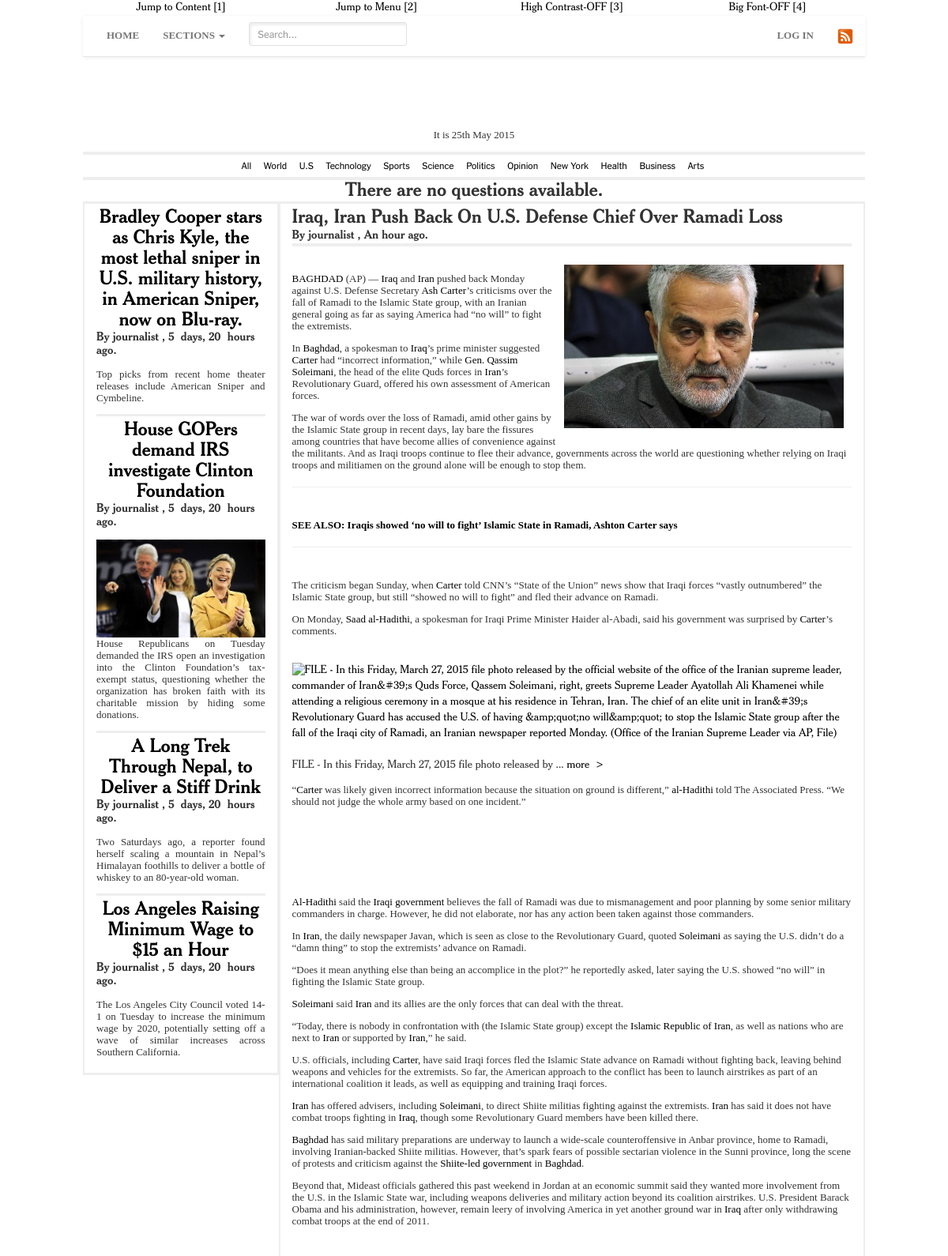
The app's page /newspaper/news/35/ (upper part), older data.
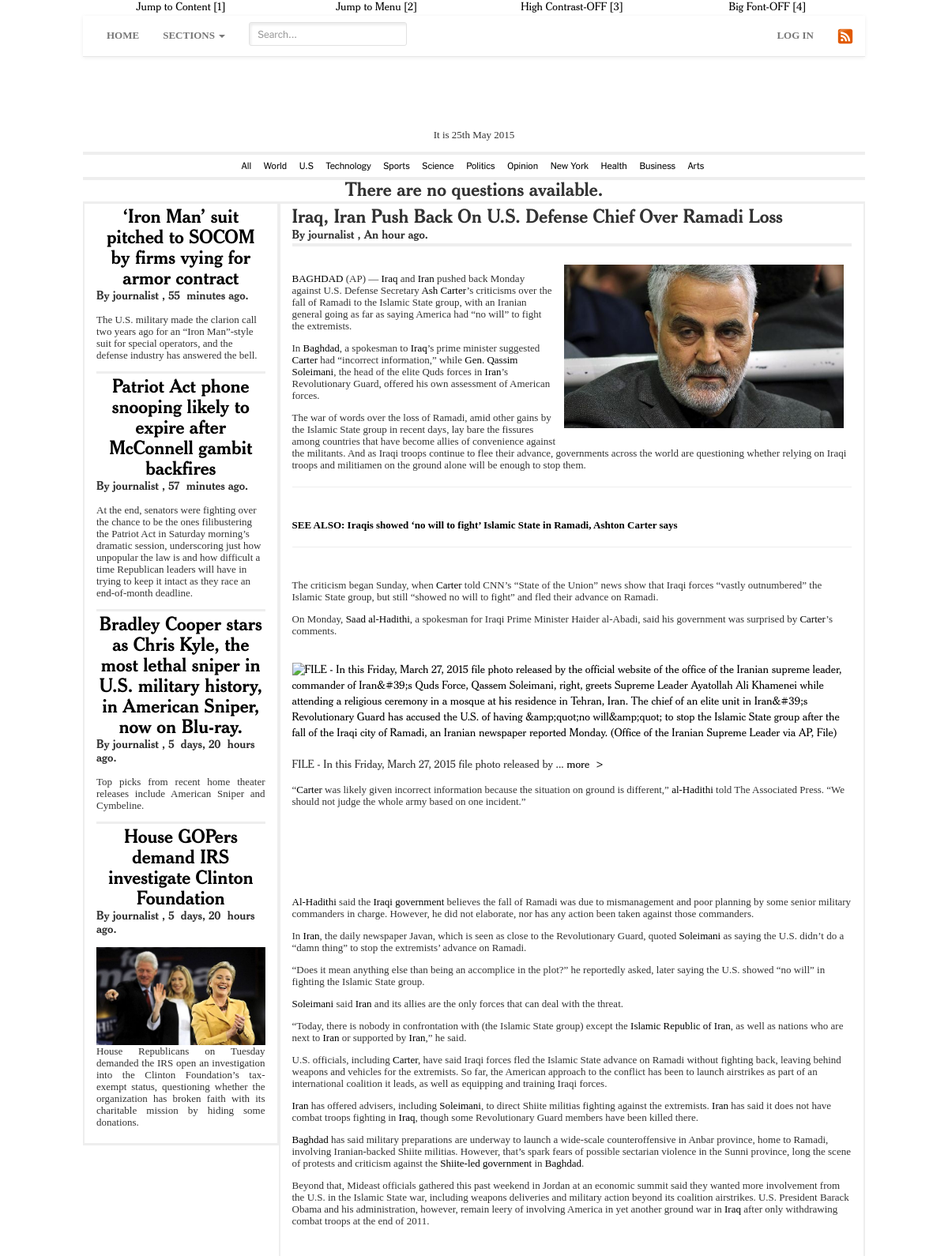
The same page, newer data.
### newspaper/models/section.py (models this page shows, shortened)
class Section(models.Model):
	title = models.CharField(max_length=50, verbose_name=_("Title"), )
	image = models.ImageField(verbose_name=_("Image"),upload_to = 'documents/imagen/sections/%Y/%m/%d/', null=True, blank=True, default=None)
	class Meta:
		ordering = ['-title']
		verbose_name = _("Section")
		verbose_name_plural = _("Sections")
	def getSubSections(self):
		try:
			return SubSection.objects.filter(sections = self.id)
		except:
			return []

### newspaper/models/news.py (models this page shows)
class News(models.Model):
	title = models.CharField(max_length=500, verbose_name=_("Title"), )
	subtitle = models.TextField(verbose_name=_("Subtitle"), null=False, blank=False, )
	description = models.TextField(verbose_name=_("Description"), )
	author = models.ForeignKey("newspaper.Journalist", verbose_name=_("Author"), on_delete=models.CASCADE, )
	dating_news = models.DateTimeField(default=datetime.now,verbose_name=_("Dating News"), )
	subsection = models.ForeignKey("newspaper.SubSection", verbose_name=_("SubSection"), on_delete=models.CASCADE, )
	image = models.ImageField(verbose_name=_("Image"),upload_to = 'documents/imagen/news/%Y/%m/%d/', null=True, blank=True, default=None)
	video = models.FileField(verbose_name=_("Video"), upload_to = 'documents/video/news/%Y/%m/%d', null=True, blank=True,)
	comments = models.ManyToManyField('newspaper.Comment', verbose_name=_("Comments"), null=True, blank=True)
	def __unicode__(self):
		return self.title
	class Meta:
		ordering = ['-dating_news']
		verbose_name = _("News")
		verbose_name_plural = _("News")

### newspaper/models/userAuthenticated.py (models this page shows, shortened)
class UserAuthenticated(AbstractUser, User):
	profile_image = models.ImageField(verbose_name=_("Profile Image"),upload_to = 'documents/imagen/profile_image/%Y/%m/%d', null=True, blank=True, default=None)
	class Meta:
		db_table = 'auth_user'
		ordering = ['-first_name']
		verbose_name = _("User Authenticated")
		verbose_name_plural = _("Users Authenticated")
		permissions = (
						("access_manager", "Access Manager"),
                      )

### newspaper/views/user/news.py (the view, shortened to what this page needs)
@csrf_protect
def viewNews(request, id_news):
	message = None
	news = None
	try:
		news = News.objects.get(id = id_news)
	except:
		message = Message(TextMessage.NEWS_NOT_FOUND, TypeMessage.ERROR)
	sections = []
	sections = Section.objects.filter()
	try:
		sections = Section.objects.all()
		sec  = getSections(news)
		news_all = []
		for i in sec:
			for k in getNewsFromSection(i):
				if k.id != news.id:
					news_all.append(k)
	except:
		pass
	news_all = filterList(news_all, 1, 4)
	form = PartialCommentForm()
	contex = {'message': message,
			  'form': form,
			  'sections':sections,
			  'news': news,
			  'news_all': news_all}
	return render(request, 'newspaper/user/news.html', contex)

### newspaper/forms/comment.py (shortened to what this page needs)
class PartialCommentForm(ModelForm):
	class Meta:
		model= Comment
		fields  = [ 'text','image']
		widgets = {
			'text': Textarea(attrs={'required': 'required'}),
		}

### newspaper/utils/news.py (called while the page is built)
def getSections(news):
	sections = []
	subsection = SubSection.objects.get(id = news.subsection_id)
	for i in subsection.sections.all():
		sections.append(i)
	return sections

def getNewsFromSection(section):
	subsections_all = SubSection.objects.all()
	subsections = []
	for i in subsections_all:
		belongs_section = False
		for k in i.sections.all():
			if section.id == k.id:
				belongs_section = True
		if belongs_section:
			subsections.append(i)
	news_all = News.objects.all()
	news = []
	for i in news_all:
		belongs_subsection = False
		for k in subsections:
			if i.subsection_id == k.id:
				belongs_subsection = True
		if belongs_subsection:
			news.append(i)
	return news

### newspaper/utils/tools.py (called while the page is built)
def filterList(list, index=0, tam=0):
	if index <= 0:
		return list[:tam]
	if index == None:
		index = 1
	if tam <= 0:
		return list
	list_return = list[(index*tam)-tam:index * tam]
	return list_return

### newspaper/templates/newspaper/user/news.html (shortened to what this page needs)
{% extends 'newspaper/user/home.html' %}
{% load i18n %}
{% load humanize %}
{% block news %}
	{% if news_all|length == 0 %}
	<div class="col-md-3 dividers hidden-xs hidden">
	{% else %}
	<div class="col-md-3 dividers hidden-xs">
	{% endif %}
	<div class="container-fluid">
	<div class="row">
		<ul>
			{% for i in news_all %}
			<li>
				<div>
					<center>
						<a href="/newspaper/news/{{i.id}}/" title="{{ i.title }}">
							<h1>{{ i.title }}</h1>
						</a>
					</center>
					<h3>
						{% trans "By" %} {{ i.author }} , {{ i.dating_news|naturaltime|capfirst }}.
					</h3>
					<p>
						{% if i.image != '' %}
						<figure>
							<a href="{{ i.image.url }}" class="boxer" title="{{ i.title }}" data-gallery="galleryOthesNews">
							    <img class="img-responsive fill" src="{{ i.image.url }}"/>
							</a>
						</figure>
						{% endif %}
						<p class="text-justify">{{ i.subtitle|safe }}</p>
					</p>
				</div>
			</li>
			{% if forloop.last == False %}
			<hr class="divider-lite">
			{% endif %}
			{% endfor %}
		</ul>
	</div>
	</div>
	</div>
	{% if news_all|length == 0 %}
	<div class="col-md-12 dividers">
	{% else %}
	<div class="col-md-9 dividers">
	{% endif %}
	<div id="news" class="container-fluid">
	<div class="row">
		<div class="row">
		<div class="col-md-11">
			<h1 id="index" >{{ news.title|title }}</h1>
		</div>
		<div class="col-md-1">
			<h1 id="print" class="pointer text-right">
				<span class="glyphicon glyphicon-print"></span>
			</h1>
		</div>
		</div>
		<h3>{% trans "By" %} {{ news.author }} , {{ news.dating_news|naturaltime|capfirst }}.</h3>
		<hr class="divider">
		<div>
			<p class="text-justify">
				{% if news.image != '' %}
					<figure class="img-float-right">
						<a href="{{ news.image.url }}" class="boxer" title="{{ news.title }}" data-gallery="gallery">
						    <img class="img-responsive" src="{{ news.image.url }}"/>
						</a>
					</figure>
				{% endif %}
				<p class="text-justify">{{ news.description|safe|linebreaks }}</p>
		</div>
	</div>
	</div>
	</div>
{% endblock %}

### newspaper/templates/newspaper/user/home.html (shortened to what this page needs)
{% extends 'newspaper/_base.html' %}
{% load i18n %}
{% load humanize %}
{% block body %}
	{% block menu-barner %}
	<center>
	    <svg class="nyt-logo" width="100%" height="64" role="img" aria-label="The New York Times">
	        <image width="100%" height="64" xlink:href="/static/newspaper/img/logos/logo.png" src="/static/newspaper/img/logos/logo.png" alt="The New York Times" border="0" class="img-responsive">
	        </image>
	    </svg>
    	<ul class="masthead-menu">
    		<li id="date">
    			{% trans "It is" %} {% now "jS F Y" %}
    		</li>
		</ul>
	</center>
	{% endblock %}
	{% block menu-sections %}
	<hr class="divider">
		<nav id="mini-navigation" class="mini-navigation">
	    <ul class="mini-navigation-menu">
				<li>
	        		<a href="/newspaper/home/">{% trans "All" %}</a>
	        	</li>
			{% for i in sections %}
				<li>
	            	<a href="/newspaper/home/section={{ i.id }}/">{{ i.title }}</a>
	        	</li>
			{% endfor %}
		</ul>
	    </nav>
	<hr class="divider">
	{% endblock %}
	{% block container %}
	<div class="container-fluid">
	<div class="row">
			{% if most_popular|length > 0 %}
			{% block carousel %}
						<!-- Carousel
				================================================== -->
				<div id="myCarousel" class="carousel slide" data-ride="carousel">
					<ol class="carousel-indicators">
						{% for i in most_popular %}
						<li data-target="#myCarousel" data-slide-to="{{ forloop.counter0 }}" ></li>
						{% endfor %}
					</ol>
					<div class="carousel-inner">
						{% for i in most_popular %}
							{% if forloop.counter0 == 0 %}
							<div class="item active">
							{% else %}
							<div class="item">
							{% endif %}
							{% if i.image %}
								<div>
									<img src="{{ i.image.url }}" alt="{{ i.title }}">
									<div class="container">
										<div class="carousel-caption">
											<div class="box-text">
												<a href="/newspaper/news/{{i.id}}/"><h1>{{ i.title }}</h1></a>
												<p class="text-center">
													{{ i.subtitle|safe }}
												</p>
											</div>
										</div>
									</div>
								</div>
							{% endif %}
							</div>
						{% endfor %}
					</div>
					<a class="left carousel-control" href="#myCarousel" data-slide="prev"><span class="glyphicon glyphicon-chevron-left"></span></a>
					<a class="right carousel-control" href="#myCarousel" data-slide="next"><span class="glyphicon glyphicon-chevron-right"></span></a>
					<hr class="divider">
				</div>
			{% endblock %}
			{% else %}
				<h1 class="text-center">{% trans "There are no questions available." %}</h1>
			{% endif %}
			{% block news %}{% endblock %}
	</div>
	</div>
	{% endblock %}
{% endblock %}

### newspaper/templates/newspaper/_base.html (shortened to what this page needs)
{% load i18n %}
<!DOCTYPE html>
<html lang="en">
	<head>
		<link rel="stylesheet" href="{{ STATIC_URL }}newspaper/frameworks/bootstrap/css/bootstrap.min.css">
		<link rel="stylesheet" href="{{ STATIC_URL }}newspaper/frameworks/bootstrap/css/bootstrap-theme.min.css" >
		<link rel="stylesheet" type="text/css" href="{{ STATIC_URL }}/newspaper/frameworks/glyphicons/css/bootstrap.icon-large.min.css">
		<link rel="stylesheet" href="{{ STATIC_URL }}newspaper/frameworks/jquery/jquery_alerts/resources/css/jquery.toastmessage.css">
		<link rel="stylesheet" href="{{ STATIC_URL }}newspaper/frameworks/jquery-ui/jquery-ui.min.css">
		<link rel="stylesheet" href="{{ STATIC_URL }}newspaper/frameworks/jquery-ui/jquery-ui.theme.min.css">
		<link rel="stylesheet"  href="{{ STATIC_URL }}newspaper/css/styles_ny.css" >
		<link rel="stylesheet"  href="{{ STATIC_URL }}newspaper/css/zam5nzz-d.css" >
		<link rel="stylesheet" href="{{ STATIC_URL }}newspaper/frameworks/boxer/jquery.fs.boxer.min.css">
		<link rel="stylesheet" type="text/css" href="{{ STATIC_URL}}/newspaper/frameworks/jqwidgets/jqwidgets/styles/jqx.base.css">
		<link rel="stylesheet"  href="{{ STATIC_URL }}newspaper/css/stylesheet.css" >
		<link rel="stylesheet"  href="{{ STATIC_URL }}newspaper/css/nav-bar.css" >
		<link rel="stylesheet"  href="{{ STATIC_URL }}newspaper/css/font-awesome.min.css" >
		<link rel="stylesheet"  href="{{ STATIC_URL }}newspaper/css/dropmenu.css" >
		<link rel="stylesheet"  href="{{ STATIC_URL }}newspaper/css/carousel.css" >
		<link rel="stylesheet" href="{{ STATIC_URL }}newspaper/css/mobile.css" media="(max-width: 768px)">
		<link rel="stylesheet"  href="{{ STATIC_URL }}newspaper/css/accessibillity.css">
	</head>
	<body id="access">
		<div class="container-fluid">
			<div class="row">
				<div class="col-xs-12 col-sm-12 col-md-10 col-md-offset-1 col-lg-10 col-lg-offset-1">
					<div class="row">
							{% include 'newspaper/_header_accessibillity.html' %}
							{% block header %}
							{% include 'newspaper/_header.html' %}
							{% endblock %}
							{% block body %}
							{% endblock %}
					</div>
				</div>
			</div>
	</body>
</html>

### newspaper/templates/newspaper/_no_script.html (shortened to what this page needs)
{% load i18n %}

### newspaper/templates/newspaper/_header_accessibillity.html
{% load i18n %}
<div id="nav-accessibillity" class="container-fluid">
<div class="row">
<div class="col-xs-3 col-md-3 text-center hidden-xs">
	<a href="#index" accesskey="1" title="{% trans "Skip to main content of the page - Shortcut #1" %}">{% trans "Jump to Content" %} [1]
	</a>
</div>
<div class="col-xs-3 col-md-3 text-center hidden-xs">
	<a href="#menu" accesskey="2" title="Skip to the page menu - Shortcut #2">{% trans "Jump to Menu" %} [2]
	</a>
</div>
<div class="col-xs-6 col-md-3 text-center">
	<a href="#" class="disable-contrast" id="button-contrast" accesskey="3" title="{% trans "On/Off High Contrast - Shortcut #3" %}">High Contrast-OFF [3]
	</a>
</div>
<div class="col-xs-6 col-md-3 text-center">
	<a href="#" class="font-minus" id="button-font" accesskey="4" title="{% trans "Increase / Decrease Font - Shortcut #4" %}">Big Font-OFF [4]
	</a>
</div>
</div>
</div>

### newspaper/templates/newspaper/_header.html (shortened to what this page needs)
{% load i18n %}
<div class="container-fluid">
<div class="row">
<div class="navbar navbar-default navbar-static-top" role="navigation">
	<div class="container-fluid">
		<div class="navbar-collapse collapse">
			{% block nav-left %}
			<ul class="nav navbar-nav navbar-left">
				<li id="menu">
					{% if perms.newspaper.access_manager %}
					<a id="home" href="/newspaper/userAuthenticated/manager/">{% trans "HOME" %}</a>
					{% else %}
					<a id="home" href="/newspaper/">{% trans "HOME" %}</a>
					{% endif %}
				</li>
				{% if not perms.newspaper.access_manager %}
				<li class="dropdown">
					<a href="#" class="dropdown-toggle" data-toggle="dropdown">
						{% trans "SECTIONS" %} <b class="caret"></b>
					</a>
				</li>
				{% endif %}
	            <form class="navbar-form pull-left form-search" action="/newspaper/search/news/" method="post">
					<div class="form-group">
						<div class="btn-group">
							<input  id="search" name="search" type="text" class="form-control" placeholder="{%  trans "Search..." %}">
						</div>
						<button id="btn-submit" type="submit" class="btn btn-submit pull-right">
							<span class=" glyphicon glyphicon-search"></span>
						</button>
					</div>
				</form>
			</ul>
			{% endblock %}
			{% block nav-right %}
			<ul class="nav navbar-nav navbar-right">
				{% if request.user.is_authenticated %}
				<li class="dropdown">
					<span class="icon-bar"></span>
					<span class="icon-bar"></span>
					<span class="icon-bar"></span>
					<a href="#" class="dropdown-toggle" data-toggle="dropdown">
						<span class="glyphicon glyphicon-user"></span>
						{{ request.user }}
						<b class="caret"></b>
					</a>
					<ul class="dropdown-menu multi-level" role="menu" aria-labelledby="dropdownMenu">
						{% if perms.newspaper.access_manager  %}
						<li>
							<a href="/newspaper/">{% trans "LECTOR" %}</a>
						</li>
						<li>
							<a href="/newspaper/userAuthenticated/manager/">
								{% trans "MANAGER" %}
							</a>
						</li>
						{% endif %}
						<li>
							<a href="/newspaper/authentication/logout/">
								{% trans "LOG OUT" %}
							</a>
						</li>
					</ul>
				</li>
				{% else %}
				<li id="menuLogin" class="dropdown  dropdown-large">
					<a id="navLogin" data-toggle="dropdown" href="#" class="dropdown-toggle">
						{% trans "LOG IN" %}
					</a>
				</li>
				{% endif %}
				<li>
					<a href="/feed/" alt="{% trans "RSS" %}">
						<img class="rss-icon" src="{{ STATIC_URL }}/newspaper/img/rss.svg">
					</a>
				</li>
			</ul>
			{% endblock %}
		</div>
	</div>
</div>
</div>
</div>

### newspaper/templates/newspaper/_messages.html (shortened to what this page needs)
{% load i18n %}

### newspaper/templates/newspaper/_footer.html (shortened to what this page needs)
{% load i18n %}

### newspaper/templates/newspaper/_msg.html (shortened to what this page needs)
{% load i18n %}

### newspaper/static/newspaper/css/stylesheet.css (style rules this page uses)
.divider { border-style: solid none none; border-width: 4px 0 0; margin-bottom:1px; margin-top: 1px; background-color: #000; }
.divider-lite { border-style: solid none none; border-width: 3px 0 0; margin-bottom:5px; margin-top: 5px; background-color: #EEEEEE; }
.dividers { border-style: solid; padding-top: 5px; padding-bottom: 5px; border-top: 3px solid #EEEEEE; border-right: 2px solid #EEEEEE; border-bottom: 3px solid #EEEEEE; border-left: 2px solid #EEEEEE; }
.img-float-right { float: right; margin: 10px; width: 50%; }
.fill { width: 100%; }
.pointer { cursor: pointer; }
.rss-icon { width: 20px; height: 20px; }
#btn-submit { background-color: transparent; }
#search { width: 200px; }

### newspaper/static/newspaper/css/nav-bar.css (style rules this page uses)
.navbar-default { background-color: transparent; background-image: none; }
.navbar a { font-weight: bold !important; color: #000; }

### newspaper/static/newspaper/css/dropmenu.css (style rules this page uses)
.dropdown-large { position: static !important; }

### newspaper/static/newspaper/css/mobile.css (style rules this page uses)
#nav-accessibillity { font-size: 90% !important; }
.img-float-right { float: center; margin: 10px; width: 100%; }

Row changes from the older to the newer data that the page shows:
no longer on this page (row unchanged): News: title "A Long Trek Through Nepal, to Deliver a Stiff Drink", author "journalist", dating_news "5 days, 20 hours ago", subtitle "Two Saturdays ago, a reporter found herself scaling a mountain in Nepal’s Himalayan foothills to deliver a bottle of whiskey to an 80-year-old woman."
no longer on this page (row unchanged): News: title "Los Angeles Raising Minimum Wage to $15 an Hour", author "journalist", dating_news "5 days, 20 hours ago", subtitle "The Los Angeles City Council voted 14-1 on Tuesday to increase the minimum wage by 2020, potentially setting off a wave of similar increases across Southern California."
added News: title "‘Iron Man’ suit pitched to SOCOM by firms vying for armor contract", author "journalist", dating_news "55 minutes ago", subtitle "The U.S. military made the clarion call two years ago for an “Iron Man”-style suit for special operators, and the defense industry has answered the bell."
added News: title "Patriot Act phone snooping likely to expire after McConnell gambit backfires", author "journalist", dating_news "57 minutes ago", subtitle "At the end, senators were fighting over the chance to be the ones filibustering the Patriot Act in Saturday morning’s dramatic session, underscoring just how unpopular the law is and how difficult a time Republican leaders will have in trying to keep it intact as they race an end-of-month deadline."
